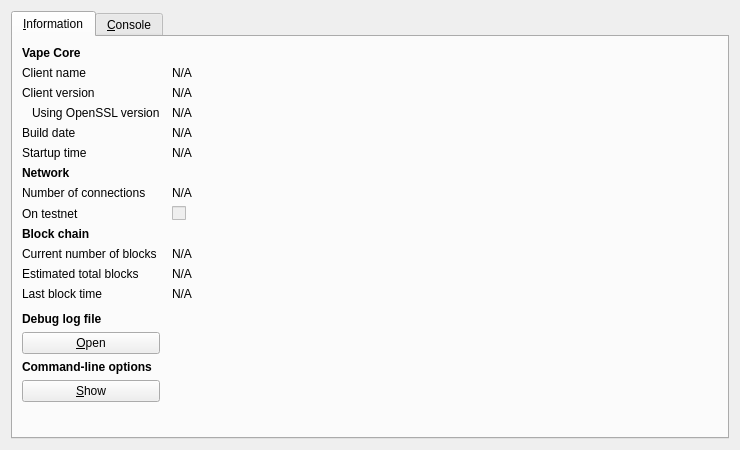
<?xml version="1.0" encoding="UTF-8"?>
<ui version="4.0">
 <class>RPCConsole</class>
 <widget class="QDialog" name="RPCConsole">
  <property name="geometry">
   <rect>
    <x>0</x>
    <y>0</y>
    <width>740</width>
    <height>450</height>
   </rect>
  </property>
  <property name="windowTitle">
   <string>Vape - Debug window</string>
  </property>
  <layout class="QVBoxLayout" name="verticalLayout_2">
   <item>
    <widget class="QTabWidget" name="tabWidget">
     <property name="currentIndex">
      <number>0</number>
     </property>
     <widget class="QWidget" name="tab_info">
      <attribute name="title">
       <string>&amp;Information</string>
      </attribute>
      <layout class="QGridLayout" name="gridLayout" columnstretch="0,1">
       <property name="horizontalSpacing">
        <number>12</number>
       </property>
       <item row="0" column="0">
        <widget class="QLabel" name="label_9">
         <property name="font">
          <font>
           <weight>75</weight>
           <bold>true</bold>
          </font>
         </property>
         <property name="text">
          <string>Vape Core</string>
         </property>
        </widget>
       </item>
       <item row="1" column="0">
        <widget class="QLabel" name="label_5">
         <property name="text">
          <string>Client name</string>
         </property>
        </widget>
       </item>
       <item row="1" column="1">
        <widget class="QLabel" name="clientName">
         <property name="cursor">
          <cursorShape>IBeamCursor</cursorShape>
         </property>
         <property name="text">
          <string>N/A</string>
         </property>
         <property name="textFormat">
          <enum>Qt::PlainText</enum>
         </property>
         <property name="textInteractionFlags">
          <set>Qt::LinksAccessibleByMouse|Qt::TextSelectableByKeyboard|Qt::TextSelectableByMouse</set>
         </property>
        </widget>
       </item>
       <item row="2" column="0">
        <widget class="QLabel" name="label_6">
         <property name="text">
          <string>Client version</string>
         </property>
        </widget>
       </item>
       <item row="2" column="1">
        <widget class="QLabel" name="clientVersion">
         <property name="cursor">
          <cursorShape>IBeamCursor</cursorShape>
         </property>
         <property name="text">
          <string>N/A</string>
         </property>
         <property name="textFormat">
          <enum>Qt::PlainText</enum>
         </property>
         <property name="textInteractionFlags">
          <set>Qt::LinksAccessibleByMouse|Qt::TextSelectableByKeyboard|Qt::TextSelectableByMouse</set>
         </property>
        </widget>
       </item>
       <item row="3" column="0">
        <widget class="QLabel" name="label_14">
         <property name="text">
          <string>Using OpenSSL version</string>
         </property>
         <property name="indent">
          <number>10</number>
         </property>
        </widget>
       </item>
       <item row="3" column="1">
        <widget class="QLabel" name="openSSLVersion">
         <property name="cursor">
          <cursorShape>IBeamCursor</cursorShape>
         </property>
         <property name="text">
          <string>N/A</string>
         </property>
         <property name="textFormat">
          <enum>Qt::PlainText</enum>
         </property>
         <property name="textInteractionFlags">
          <set>Qt::LinksAccessibleByMouse|Qt::TextSelectableByKeyboard|Qt::TextSelectableByMouse</set>
         </property>
        </widget>
       </item>
       <item row="4" column="0">
        <widget class="QLabel" name="label_12">
         <property name="text">
          <string>Build date</string>
         </property>
        </widget>
       </item>
       <item row="4" column="1">
        <widget class="QLabel" name="buildDate">
         <property name="cursor">
          <cursorShape>IBeamCursor</cursorShape>
         </property>
         <property name="text">
          <string>N/A</string>
         </property>
         <property name="textFormat">
          <enum>Qt::PlainText</enum>
         </property>
         <property name="textInteractionFlags">
          <set>Qt::LinksAccessibleByMouse|Qt::TextSelectableByKeyboard|Qt::TextSelectableByMouse</set>
         </property>
        </widget>
       </item>
       <item row="5" column="0">
        <widget class="QLabel" name="label_13">
         <property name="text">
          <string>Startup time</string>
         </property>
        </widget>
       </item>
       <item row="5" column="1">
        <widget class="QLabel" name="startupTime">
         <property name="cursor">
          <cursorShape>IBeamCursor</cursorShape>
         </property>
         <property name="text">
          <string>N/A</string>
         </property>
         <property name="textFormat">
          <enum>Qt::PlainText</enum>
         </property>
         <property name="textInteractionFlags">
          <set>Qt::LinksAccessibleByMouse|Qt::TextSelectableByKeyboard|Qt::TextSelectableByMouse</set>
         </property>
        </widget>
       </item>
       <item row="6" column="0">
        <widget class="QLabel" name="label_11">
         <property name="font">
          <font>
           <weight>75</weight>
           <bold>true</bold>
          </font>
         </property>
         <property name="text">
          <string>Network</string>
         </property>
        </widget>
       </item>
       <item row="7" column="0">
        <widget class="QLabel" name="label_7">
         <property name="text">
          <string>Number of connections</string>
         </property>
        </widget>
       </item>
       <item row="7" column="1">
        <widget class="QLabel" name="numberOfConnections">
         <property name="cursor">
          <cursorShape>IBeamCursor</cursorShape>
         </property>
         <property name="text">
          <string>N/A</string>
         </property>
         <property name="textFormat">
          <enum>Qt::PlainText</enum>
         </property>
         <property name="textInteractionFlags">
          <set>Qt::LinksAccessibleByMouse|Qt::TextSelectableByKeyboard|Qt::TextSelectableByMouse</set>
         </property>
        </widget>
       </item>
       <item row="8" column="0">
        <widget class="QLabel" name="label_8">
         <property name="text">
          <string>On testnet</string>
         </property>
        </widget>
       </item>
       <item row="8" column="1">
        <widget class="QCheckBox" name="isTestNet">
         <property name="enabled">
          <bool>false</bool>
         </property>
         <property name="text">
          <string/>
         </property>
        </widget>
       </item>
       <item row="9" column="0">
        <widget class="QLabel" name="label_10">
         <property name="font">
          <font>
           <weight>75</weight>
           <bold>true</bold>
          </font>
         </property>
         <property name="text">
          <string>Block chain</string>
         </property>
        </widget>
       </item>
       <item row="10" column="0">
        <widget class="QLabel" name="label_3">
         <property name="text">
          <string>Current number of blocks</string>
         </property>
        </widget>
       </item>
       <item row="10" column="1">
        <widget class="QLabel" name="numberOfBlocks">
         <property name="cursor">
          <cursorShape>IBeamCursor</cursorShape>
         </property>
         <property name="text">
          <string>N/A</string>
         </property>
         <property name="textFormat">
          <enum>Qt::PlainText</enum>
         </property>
         <property name="textInteractionFlags">
          <set>Qt::LinksAccessibleByMouse|Qt::TextSelectableByKeyboard|Qt::TextSelectableByMouse</set>
         </property>
        </widget>
       </item>
       <item row="11" column="0">
        <widget class="QLabel" name="label_4">
         <property name="text">
          <string>Estimated total blocks</string>
         </property>
        </widget>
       </item>
       <item row="11" column="1">
        <widget class="QLabel" name="totalBlocks">
         <property name="cursor">
          <cursorShape>IBeamCursor</cursorShape>
         </property>
         <property name="text">
          <string>N/A</string>
         </property>
         <property name="textFormat">
          <enum>Qt::PlainText</enum>
         </property>
         <property name="textInteractionFlags">
          <set>Qt::LinksAccessibleByMouse|Qt::TextSelectableByKeyboard|Qt::TextSelectableByMouse</set>
         </property>
        </widget>
       </item>
       <item row="12" column="0">
        <widget class="QLabel" name="label_2">
         <property name="text">
          <string>Last block time</string>
         </property>
        </widget>
       </item>
       <item row="12" column="1">
        <widget class="QLabel" name="lastBlockTime">
         <property name="cursor">
          <cursorShape>IBeamCursor</cursorShape>
         </property>
         <property name="text">
          <string>N/A</string>
         </property>
         <property name="textFormat">
          <enum>Qt::PlainText</enum>
         </property>
         <property name="textInteractionFlags">
          <set>Qt::LinksAccessibleByMouse|Qt::TextSelectableByKeyboard|Qt::TextSelectableByMouse</set>
         </property>
        </widget>
       </item>
       <item row="13" column="0">
        <spacer name="verticalSpacer_2">
         <property name="orientation">
          <enum>Qt::Vertical</enum>
         </property>
         <property name="sizeHint" stdset="0">
          <size>
           <width>20</width>
           <height>20</height>
          </size>
         </property>
        </spacer>
       </item>
       <item row="14" column="0">
        <widget class="QLabel" name="labelDebugLogfile">
         <property name="font">
          <font>
           <weight>75</weight>
           <bold>true</bold>
          </font>
         </property>
         <property name="text">
          <string>Debug log file</string>
         </property>
        </widget>
       </item>
       <item row="15" column="0">
        <widget class="QPushButton" name="openDebugLogfileButton">
         <property name="toolTip">
          <string>Open the Vape debug log file from the current data directory. This can take a few seconds for large log files.</string>
         </property>
         <property name="text">
          <string>&amp;Open</string>
         </property>
         <property name="autoDefault">
          <bool>false</bool>
         </property>
        </widget>
       </item>
       <item row="16" column="0">
        <widget class="QLabel" name="labelCLOptions">
         <property name="font">
          <font>
           <weight>75</weight>
           <bold>true</bold>
          </font>
         </property>
         <property name="text">
          <string>Command-line options</string>
         </property>
        </widget>
       </item>
       <item row="17" column="0">
        <widget class="QPushButton" name="showCLOptionsButton">
         <property name="toolTip">
          <string>Show the Vape-Qt help message to get a list with possible Vape command-line options.</string>
         </property>
         <property name="text">
          <string>&amp;Show</string>
         </property>
         <property name="autoDefault">
          <bool>false</bool>
         </property>
        </widget>
       </item>
       <item row="18" column="0">
        <spacer name="verticalSpacer">
         <property name="orientation">
          <enum>Qt::Vertical</enum>
         </property>
         <property name="sizeHint" stdset="0">
          <size>
           <width>20</width>
           <height>40</height>
          </size>
         </property>
        </spacer>
       </item>
      </layout>
     </widget>
     <widget class="QWidget" name="tab_console">
      <attribute name="title">
       <string>&amp;Console</string>
      </attribute>
      <layout class="QVBoxLayout" name="verticalLayout_3">
       <property name="spacing">
        <number>3</number>
       </property>
       <item>
        <widget class="QTextEdit" name="messagesWidget">
         <property name="minimumSize">
          <size>
           <width>0</width>
           <height>100</height>
          </size>
         </property>
         <property name="readOnly">
          <bool>true</bool>
         </property>
         <property name="tabKeyNavigation" stdset="0">
          <bool>false</bool>
         </property>
         <property name="columnCount" stdset="0">
          <number>2</number>
         </property>
        </widget>
       </item>
       <item>
        <layout class="QHBoxLayout" name="horizontalLayout">
         <property name="spacing">
          <number>3</number>
         </property>
         <item>
          <widget class="QLabel" name="label">
           <property name="text">
            <string notr="true">&gt;</string>
           </property>
          </widget>
         </item>
         <item>
          <widget class="QLineEdit" name="lineEdit"/>
         </item>
         <item>
          <widget class="QPushButton" name="clearButton">
           <property name="maximumSize">
            <size>
             <width>24</width>
             <height>24</height>
            </size>
           </property>
           <property name="toolTip">
            <string>Clear console</string>
           </property>
           <property name="text">
            <string/>
           </property>
           <property name="icon">
            <iconset resource="../bitcoin.qrc">
             <normaloff>:/icons/remove</normaloff>:/icons/remove</iconset>
           </property>
           <property name="shortcut">
            <string notr="true">Ctrl+L</string>
           </property>
           <property name="autoDefault">
            <bool>false</bool>
           </property>
          </widget>
         </item>
        </layout>
       </item>
      </layout>
     </widget>
    </widget>
   </item>
  </layout>
 </widget>
 <resources>
  <include location="../bitcoin.qrc"/>
 </resources>
 <connections/>
</ui>
